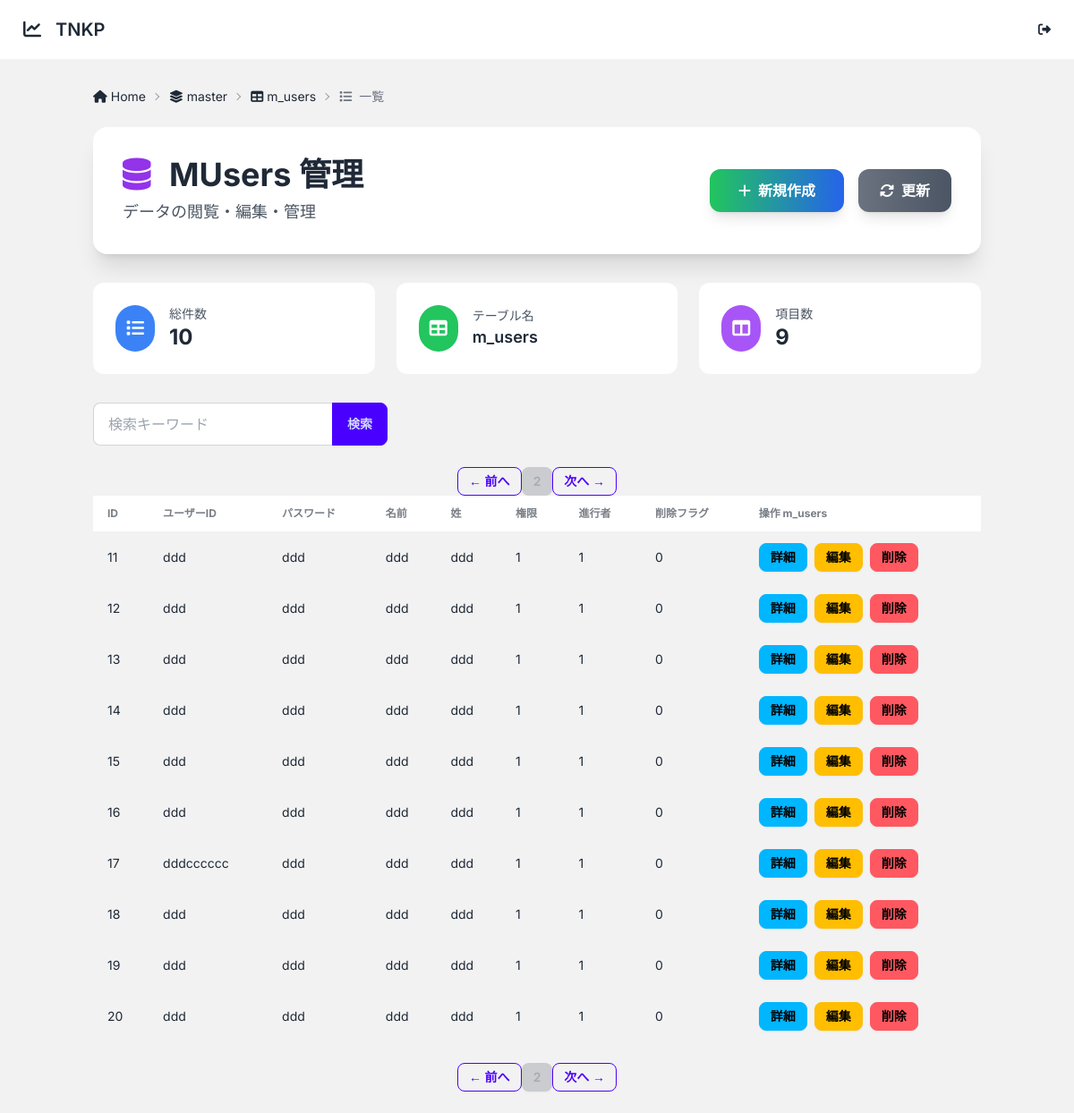
Page /master/m_users/?page=2&q= (signed in) on the committed database.
### server/tnkp/app/models/m_users.py (models this page shows)
class MUsers(BaseModel):
    __tablename__ = "m_users"
    __categoryname__ = "master"
    __is_view__ = False
    id = Column(Integer, primary_key=True)
    userid = Column(String(50))
    passwd = Column(String(100))
    fname = Column(String(50))
    lname = Column(String(50))
    permission = Column(Integer)
    facilitator = Column(Integer)
    delflg = Column(Integer)

### server/tnkp/app/core/base_crud.py (the view)
        @router.get("/", response_class=HTMLResponse)
        async def read_items(
            request: Request,
            db: Session = Depends(get_db),
            current_user=Depends(get_current_user),
            page: int = 1,
            per_page: int = 10,
            q: str = None
        ):
            query = db.query(model)
            if q:
                filters = [
                    col.ilike(f"%{q}%")
                    for col in model.__table__.columns
                    if hasattr(col.type, "python_type") and col.type.python_type == str
                ]
                if filters:
                    query = query.filter(or_(*filters))
            total = query.count()
            items = query.offset((page - 1) * per_page).limit(per_page).all()
            from app.utils.yaml_loader import get_list_fields
            fields = get_list_fields(model.__tablename__)
            return templates.TemplateResponse(
                f"{template_base}/list.html",
                {
                    "request": request,
                    "items": items,
                    "fields": fields,
                    "model": model,
                    "table_name": model.__tablename__,
                    "model_name": model.__name__,
                    "page": page,
                    "per_page": per_page,
                    "total": total,
                    "q": q or "",
                    "pk_name": pk_name,
                    "breadcrumbs": build_breadcrumbs(model, "一覧", "fas fa-list", True)
                }
            )

### server/tnkp/app/templates/m_users/list.html
{% extends "base_list.html" %}
{% block header_title %}{{ model_name }} 管理{% endblock %}

### server/tnkp/app/templates/partials/_table.html (shortened to what this page needs)
<div class="slide-in overflow-x-auto">
    {% if model.__categoryname__ %}
        {% set url = "/" + model.__categoryname__ +  "/" + table_name %}
    {% else %}
        {% set url = "/" + table_name %}
    {% endif %}
    <table class="table table-zebra table-pin-rows w-full">
        <thead>
        <tr>
            {% for field in fields %}
            <th>{{ field.label or field.name }}</th>
            {% endfor %}
            <th>操作 {{ model.__tablename__ }} </th>
        </tr>
        </thead>
        <tbody>
        {% for item in items %}
        <tr class="hover">
            {% for field in fields %}
            <td>{{ item[field.name] if item[field.name] is not none else '—' }}</td>
            {% endfor %}
            <td>
                <div class="flex gap-2">
                    <a href="{{ url }}/{{ item[pk_name] }}" class="btn btn-info btn-sm">詳細</a>
                    <a href="{{ url }}/{{ item[pk_name] }}/edit" class="btn btn-warning btn-sm">編集</a>
                    <button hx-delete="{{ url }}/{{ item[pk_name] }}"
                            hx-confirm="本当に削除しますか？"
                            hx-target="closest tr"
                            hx-swap="outerHTML swap:1s"
                            class="btn btn-error btn-sm">削除</button>
                </div>
            </td>
        </tr>
        {% endfor %}
        </tbody>
    </table>
</div>

### server/tnkp/app/templates/base.html (style rules this page uses)
body { font-family: 'Inter', sans-serif; }
.slide-in { animation: slideIn 0.6s ease-out forwards; }

### rows in the picture
MUsers: id "11" "ddd" "ddd" "ddd" "ddd" "1" "1" "0"
MUsers: id "12" "ddd" "ddd" "ddd" "ddd" "1" "1" "0"
MUsers: id "13" "ddd" "ddd" "ddd" "ddd" "1" "1" "0"
MUsers: id "14" "ddd" "ddd" "ddd" "ddd" "1" "1" "0"
MUsers: id "15" "ddd" "ddd" "ddd" "ddd" "1" "1" "0"
MUsers: id "16" "ddd" "ddd" "ddd" "ddd" "1" "1" "0"
MUsers: id "17" "dddcccccc" "ddd" "ddd" "ddd" "1" "1" "0"
MUsers: id "18" "ddd" "ddd" "ddd" "ddd" "1" "1" "0"
MUsers: id "19" "ddd" "ddd" "ddd" "ddd" "1" "1" "0"
MUsers: id "20" "ddd" "ddd" "ddd" "ddd" "1" "1" "0"

### other values in the picture
{{ crumb.title }} "Home" "master" "m_users"
{{ crumb.title }} "一覧"
{{ model_name }} "MUsers"
{{ items|length }} "10"
{{ table_name }} "m_users"
{{ fields|length + 1 }} "9"
{{ page }} "2 2"
{{ field.label or field.name }} "ID" "ユーザーID" "パスワード" "名前" "姓" "権限" "進行者" "削除フラグ"
{{ model.__tablename__ }} "m_users"
